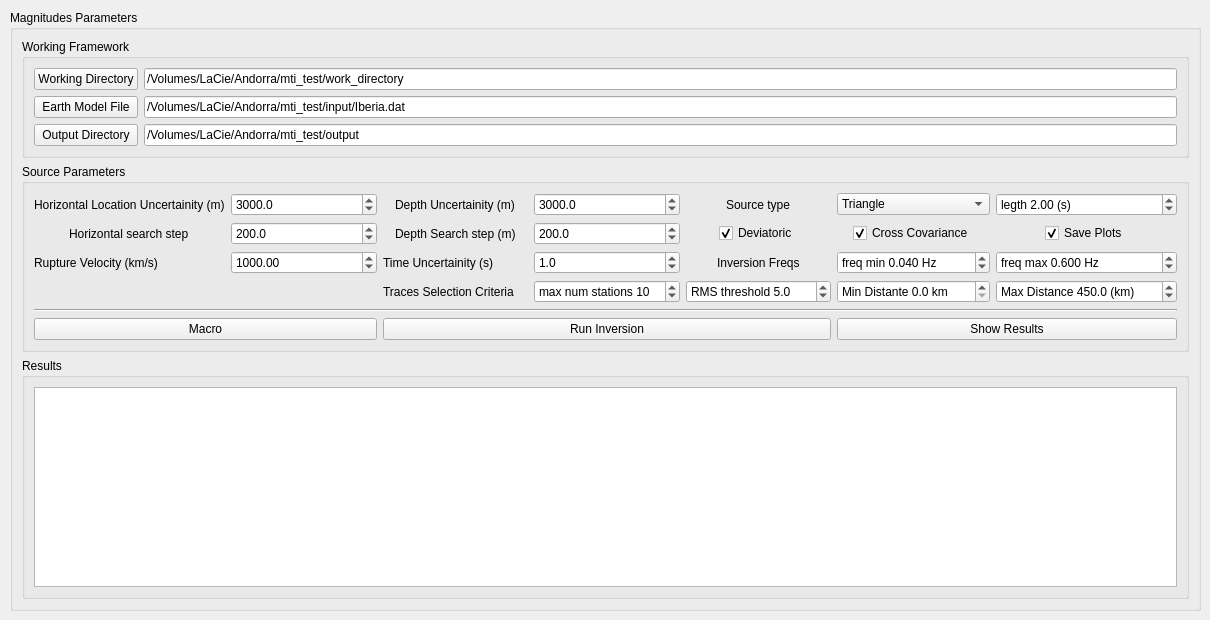
      <widget class="QWidget" name="MTI">
       <attribute name="title">
        <string>MTI</string>
       </attribute>
       <widget class="QGroupBox" name="groupBox_11">
        <property name="geometry">
         <rect>
          <x>10</x>
          <y>10</y>
          <width>1191</width>
          <height>601</height>
         </rect>
        </property>
        <property name="title">
         <string>Magnitudes Parameters</string>
        </property>
        <layout class="QVBoxLayout" name="verticalLayout_8">
         <item>
          <layout class="QGridLayout" name="gridLayout_19">
           <item row="0" column="0">
            <widget class="QGroupBox" name="groupBox_17">
             <property name="title">
              <string>Working Framework</string>
             </property>
             <layout class="QGridLayout" name="gridLayout_20">
              <item row="0" column="0">
               <widget class="QPushButton" name="workingDirectoryMTIBtn">
                <property name="text">
                 <string>Working Directory</string>
                </property>
               </widget>
              </item>
              <item row="2" column="0">
               <widget class="QPushButton" name="outputDirectoryMTIBtn">
                <property name="text">
                 <string>Output Directory</string>
                </property>
               </widget>
              </item>
              <item row="0" column="2">
               <widget class="QLineEdit" name="mti_working_path">
                <property name="text">
                 <string>/Volumes/LaCie/Andorra/mti_test/work_directory</string>
                </property>
               </widget>
              </item>
              <item row="2" column="2">
               <widget class="QLineEdit" name="MTI_output_path">
                <property name="text">
                 <string>/Volumes/LaCie/Andorra/mti_test/output</string>
                </property>
               </widget>
              </item>
              <item row="1" column="0">
               <widget class="QPushButton" name="earthModelMTIBtn">
                <property name="text">
                 <string>Earth Model File</string>
                </property>
               </widget>
              </item>
              <item row="1" column="2">
               <widget class="QLineEdit" name="earth_model_path">
                <property name="text">
                 <string>/Volumes/LaCie/Andorra/mti_test/input/Iberia.dat</string>
                </property>
               </widget>
              </item>
             </layout>
            </widget>
           </item>
          </layout>
         </item>
         <item>
          <layout class="QGridLayout" name="gridLayout_21">
           <item row="0" column="0">
            <widget class="QGroupBox" name="groupBox_18">
             <property name="title">
              <string>Source Parameters</string>
             </property>
             <layout class="QGridLayout" name="gridLayout_22">
              <item row="5" column="5" colspan="2">
               <widget class="QPushButton" name="showResultsBtn">
                <property name="text">
                 <string>Show Results</string>
                </property>
               </widget>
              </item>
              <item row="3" column="5">
               <widget class="QDoubleSpinBox" name="minDistMTIDB">
                <property name="prefix">
                 <string>Min Distante </string>
                </property>
                <property name="suffix">
                 <string> km</string>
                </property>
                <property name="decimals">
                 <number>1</number>
                </property>
                <property name="maximum">
                 <double>1000.000000000000000</double>
                </property>
               </widget>
              </item>
              <item row="1" column="3">
               <widget class="QDoubleSpinBox" name="depthSearchStepMTIDB">
                <property name="decimals">
                 <number>1</number>
                </property>
                <property name="maximum">
                 <double>1000.000000000000000</double>
                </property>
                <property name="singleStep">
                 <double>1.000000000000000</double>
                </property>
                <property name="value">
                 <double>200.000000000000000</double>
                </property>
               </widget>
              </item>
              <item row="4" column="0" colspan="7">
               <widget class="Line" name="line_3">
                <property name="orientation">
                 <enum>Qt::Horizontal</enum>
                </property>
               </widget>
              </item>
              <item row="0" column="2" alignment="Qt::AlignHCenter">
               <widget class="QLabel" name="label_39">
                <property name="text">
                 <string>Depth Uncertainity (m)</string>
                </property>
               </widget>
              </item>
              <item row="0" column="1">
               <widget class="QDoubleSpinBox" name="HorizontalLocUncertainityMTIDB">
                <property name="suffix">
                 <string/>
                </property>
                <property name="decimals">
                 <number>1</number>
                </property>
                <property name="maximum">
                 <double>15000.000000000000000</double>
                </property>
                <property name="value">
                 <double>3000.000000000000000</double>
                </property>
               </widget>
              </item>
              <item row="1" column="1">
               <widget class="QDoubleSpinBox" name="HorizontalSeachStepMTIDB">
                <property name="decimals">
                 <number>1</number>
                </property>
                <property name="maximum">
                 <double>1000.000000000000000</double>
                </property>
                <property name="value">
                 <double>200.000000000000000</double>
                </property>
               </widget>
              </item>
              <item row="1" column="2" alignment="Qt::AlignHCenter">
               <widget class="QLabel" name="label_40">
                <property name="text">
                 <string>Depth Search step (m)</string>
                </property>
               </widget>
              </item>
              <item row="3" column="6">
               <widget class="QDoubleSpinBox" name="maxDistMTIDB">
                <property name="prefix">
                 <string>Max Distance </string>
                </property>
                <property name="suffix">
                 <string> (km)</string>
                </property>
                <property name="decimals">
                 <number>1</number>
                </property>
                <property name="maximum">
                 <double>100000.000000000000000</double>
                </property>
                <property name="value">
                 <double>450.000000000000000</double>
                </property>
               </widget>
              </item>
              <item row="2" column="6">
               <widget class="QDoubleSpinBox" name="freq_maxMTI">
                <property name="prefix">
                 <string>freq max </string>
                </property>
                <property name="suffix">
                 <string> Hz</string>
                </property>
                <property name="decimals">
                 <number>3</number>
                </property>
                <property name="value">
                 <double>0.600000000000000</double>
                </property>
               </widget>
              </item>
              <item row="0" column="5">
               <widget class="QComboBox" name="sourceTypeCB">
                <item>
                 <property name="text">
                  <string>Triangle</string>
                 </property>
                </item>
               </widget>
              </item>
              <item row="0" column="4" alignment="Qt::AlignHCenter">
               <widget class="QLabel" name="label_41">
                <property name="text">
                 <string>Source type</string>
                </property>
               </widget>
              </item>
              <item row="2" column="5">
               <widget class="QDoubleSpinBox" name="freq_minMTI">
                <property name="prefix">
                 <string>freq min </string>
                </property>
                <property name="suffix">
                 <string> Hz</string>
                </property>
                <property name="decimals">
                 <number>3</number>
                </property>
                <property name="value">
                 <double>0.040000000000000</double>
                </property>
               </widget>
              </item>
              <item row="1" column="4" alignment="Qt::AlignHCenter">
               <widget class="QCheckBox" name="deviatoricCB">
                <property name="text">
                 <string>Deviatoric</string>
                </property>
                <property name="checked">
                 <bool>true</bool>
                </property>
               </widget>
              </item>
              <item row="0" column="0" alignment="Qt::AlignHCenter">
               <widget class="QLabel" name="label_47">
                <property name="text">
                 <string>Horizontal Location Uncertainity (m)</string>
                </property>
               </widget>
              </item>
              <item row="1" column="6" alignment="Qt::AlignHCenter">
               <widget class="QCheckBox" name="savePlotsCB">
                <property name="text">
                 <string>Save Plots</string>
                </property>
                <property name="checked">
                 <bool>true</bool>
                </property>
               </widget>
              </item>
              <item row="2" column="4" alignment="Qt::AlignHCenter">
               <widget class="QLabel" name="label_32">
                <property name="text">
                 <string>Inversion Freqs</string>
                </property>
               </widget>
              </item>
              <item row="5" column="0" colspan="2">
               <widget class="QPushButton" name="macroMITBtn">
                <property name="text">
                 <string>Macro</string>
                </property>
               </widget>
              </item>
              <item row="1" column="5" alignment="Qt::AlignHCenter">
               <widget class="QCheckBox" name="covarianceCB">
                <property name="text">
                 <string>Cross Covariance</string>
                </property>
                <property name="checked">
                 <bool>true</bool>
                </property>
               </widget>
              </item>
              <item row="0" column="3">
               <widget class="QDoubleSpinBox" name="depthUncertainityMTIDB">
                <property name="decimals">
                 <number>1</number>
                </property>
                <property name="maximum">
                 <double>15000.000000000000000</double>
                </property>
                <property name="value">
                 <double>3000.000000000000000</double>
                </property>
               </widget>
              </item>
              <item row="1" column="0" alignment="Qt::AlignHCenter">
               <widget class="QLabel" name="label_44">
                <property name="text">
                 <string>Horizontal search step</string>
                </property>
               </widget>
              </item>
              <item row="0" column="6">
               <widget class="QDoubleSpinBox" name="sourceTypeLenthgMTIDB">
                <property name="prefix">
                 <string>legth </string>
                </property>
                <property name="suffix">
                 <string> (s)</string>
                </property>
                <property name="value">
                 <double>2.000000000000000</double>
                </property>
               </widget>
              </item>
              <item row="5" column="2" colspan="3">
               <widget class="QPushButton" name="runInversionMTIBtn">
                <property name="text">
                 <string>Run Inversion</string>
                </property>
               </widget>
              </item>
              <item row="2" column="0">
               <widget class="QLabel" name="label_43">
                <property name="toolTip">
                 <string>S-wave average radiation pattern coefficient</string>
                </property>
                <property name="text">
                 <string>Rupture Velocity (km/s)</string>
                </property>
               </widget>
              </item>
              <item row="2" column="1">
               <widget class="QDoubleSpinBox" name="ruptureVelMTIDB">
                <property name="maximum">
                 <double>5000.000000000000000</double>
                </property>
                <property name="value">
                 <double>1000.000000000000000</double>
                </property>
               </widget>
              </item>
              <item row="2" column="2">
               <widget class="QLabel" name="label_31">
                <property name="text">
                 <string>Time Uncertainity (s)</string>
                </property>
               </widget>
              </item>
              <item row="2" column="3">
               <widget class="QDoubleSpinBox" name="timeUncertainityMTIDB">
                <property name="decimals">
                 <number>1</number>
                </property>
                <property name="maximum">
                 <double>11.000000000000000</double>
                </property>
                <property name="value">
                 <double>1.000000000000000</double>
                </property>
               </widget>
              </item>
              <item row="3" column="4">
               <widget class="QDoubleSpinBox" name="rms_threshMTI">
                <property name="prefix">
                 <string>RMS threshold </string>
                </property>
                <property name="decimals">
                 <number>1</number>
                </property>
                <property name="value">
                 <double>5.000000000000000</double>
                </property>
               </widget>
              </item>
              <item row="3" column="2">
               <widget class="QLabel" name="label_42">
                <property name="text">
                 <string>Traces Selection Criteria</string>
                </property>
               </widget>
              </item>
              <item row="3" column="3">
               <widget class="QSpinBox" name="max_num_stationsMTI">
                <property name="suffix">
                 <string/>
                </property>
                <property name="prefix">
                 <string>max num stations </string>
                </property>
                <property name="value">
                 <number>10</number>
                </property>
               </widget>
              </item>
             </layout>
            </widget>
           </item>
          </layout>
         </item>
         <item>
          <layout class="QGridLayout" name="gridLayout_25">
           <item row="0" column="0">
            <widget class="QGroupBox" name="groupBox_21">
             <property name="title">
              <string>Results</string>
             </property>
             <layout class="QGridLayout" name="gridLayout_26">
              <item row="0" column="0">
               <widget class="QPlainTextEdit" name="automagnitudesText_2"/>
              </item>
             </layout>
            </widget>
           </item>
          </layout>
         </item>
        </layout>
       </widget>
      </widget>
